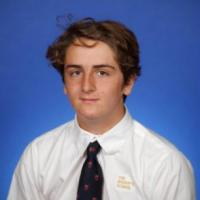
#> input picture images/kaz.jpg, 200 x 200 px
$ python simple_thresholding.py --image images/kaz.jpg
#> lines starting #> are read from the running program, lines starting #| are printed output that depends on the picture; after the words box and inside, x2 and y2 are one past the last pixel; in counts of white or black regions, pixels touching at a corner belong together
import numpy as np
import argparse
import cv2

argP = argparse.ArgumentParser()
argP.add_argument("-i", "--image", required = True, help = "Path of da image")
args = vars(argP.parse_args())

image = cv2.imread(args["image"])
#> image is the input picture: shape (200, 200, 3); mean B, G, R 158.7, 120.2, 110.4
cv2.imshow("Orginal", image)

image = cv2.cvtColor(image, cv2.COLOR_BGR2GRAY)
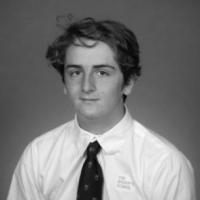
#> image: shape (200, 200); min 1, max 253, mean 121.6
blurred = cv2.GaussianBlur(image, (5, 5), 0)
cv2.imshow("Image", image)
(T, thresh) = cv2.threshold(blurred, 155, 255, cv2.THRESH_BINARY)
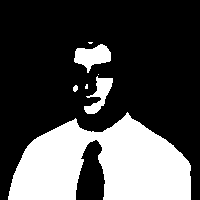
#> thresh: shape (200, 200); 29.3% white; 7 white regions (3 under 20 px), largest, box (x1, y1, x2, y2) and area: (8, 112, 191, 200) 10552, (74, 44, 111, 73) 618, (84, 76, 113, 114) 484, (73, 85, 78, 92) 27
cv2.imshow("Threshold Binary", thresh)

(T, threshInv) = cv2.threshold(blurred, 155, 255, cv2.THRESH_BINARY_INV)

cv2.imshow("Threshold Binary Inverse", threshInv)

cv2.imshow("Colins", cv2.bitwise_and(image, image, mask= threshInv))
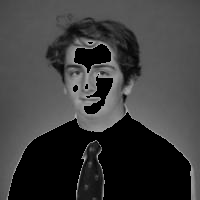
#> window 'Colins': shape (200, 200); min 0, max 192, mean 60.5
cv2.waitKey(0)

$ run again, on images/forsaken.PNG
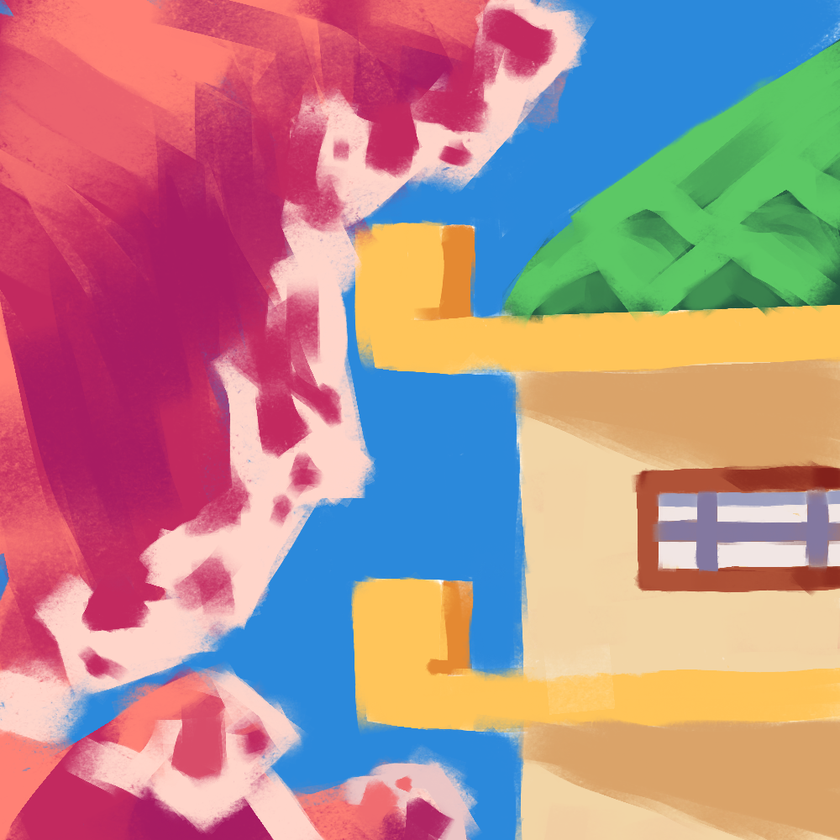
#> input picture images/forsaken.PNG, 840 x 840 px, shrunk from 1000 x 1000 before the run
#> image is the input picture: shape (840, 840, 3); mean B, G, R 139.6, 138, 178.6
#> image: shape (840, 840)
#> `(T, thresh) = cv2.threshold(blurred, 155, 255, cv2.THRESH_BINARY)`:
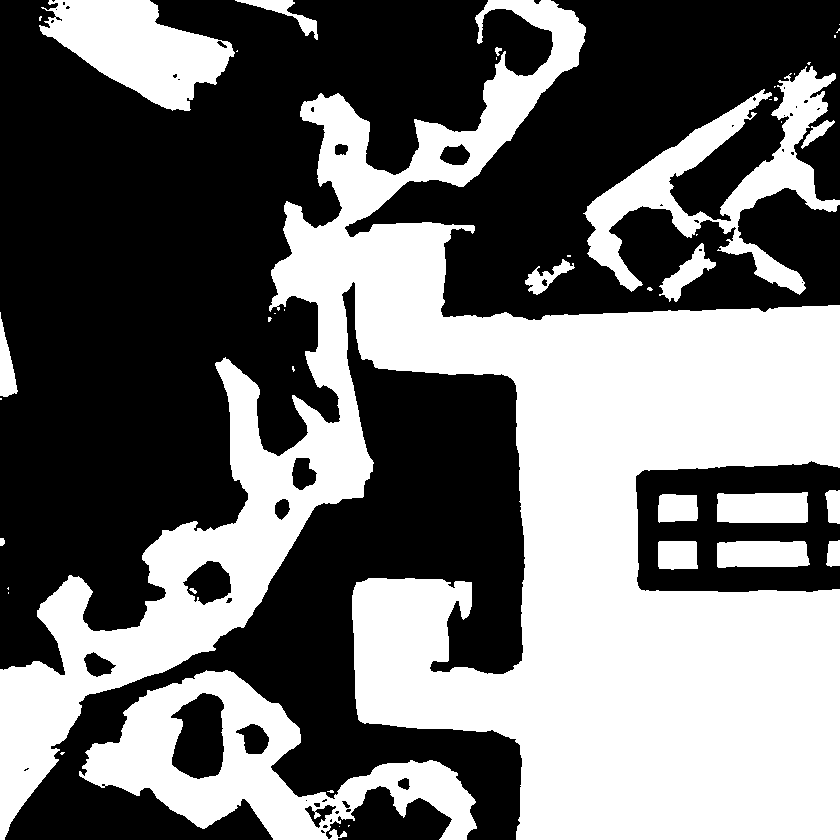
#> thresh: shape (840, 840); 44.4% white; 44 white regions (26 under 20 px), largest, box (x1, y1, x2, y2) and area: (0, 0, 840, 840) 248267, (79, 670, 477, 840) 25379, (583, 66, 840, 295) 16006
#> `cv2.imshow("Colins", cv2.bitwise_and(image, image, mask= threshInv))`:
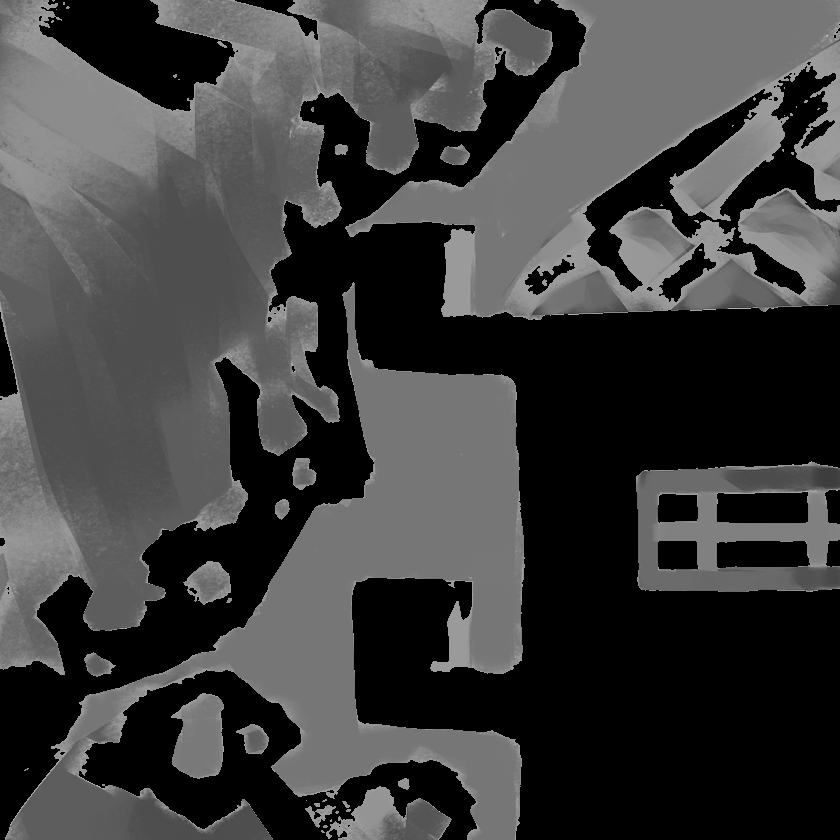
#> window 'Colins': shape (840, 840); min 0, max 190, mean 63.2
